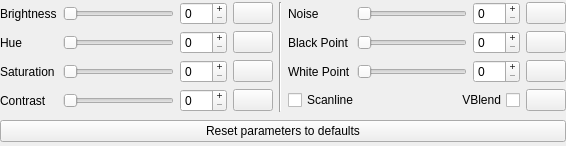
<?xml version="1.0" encoding="UTF-8"?>
<ui version="4.0">
 <class>wdgNTSCNESRGBLMP88959Filter</class>
 <widget class="QWidget" name="wdgNTSCNESRGBLMP88959Filter">
  <property name="geometry">
   <rect>
    <x>0</x>
    <y>0</y>
    <width>566</width>
    <height>146</height>
   </rect>
  </property>
  <property name="windowTitle">
   <string notr="true">wdgNTSCNESRGBLMP88959Filter</string>
  </property>
  <layout class="QVBoxLayout" name="verticalLayout_wdgNTSCCRTLMP88959Filter">
   <property name="leftMargin">
    <number>0</number>
   </property>
   <property name="topMargin">
    <number>0</number>
   </property>
   <property name="rightMargin">
    <number>0</number>
   </property>
   <property name="bottomMargin">
    <number>0</number>
   </property>
   <item>
    <layout class="QGridLayout" name="gridLayout_parameters">
     <item row="0" column="6">
      <widget class="QSlider" name="horizontalSlider_Noise">
       <property name="minimum">
        <number>0</number>
       </property>
       <property name="maximum">
        <number>255</number>
       </property>
       <property name="orientation">
        <enum>Qt::Horizontal</enum>
       </property>
      </widget>
     </item>
     <item row="0" column="4" rowspan="4">
      <widget class="Line" name="line">
       <property name="orientation">
        <enum>Qt::Vertical</enum>
       </property>
      </widget>
     </item>
     <item row="1" column="5">
      <widget class="QLabel" name="label_Black_Point">
       <property name="text">
        <string>Black Point</string>
       </property>
       <property name="alignment">
        <set>Qt::AlignLeading|Qt::AlignLeft|Qt::AlignVCenter</set>
       </property>
      </widget>
     </item>
     <item row="0" column="0">
      <widget class="QLabel" name="label_Brightness">
       <property name="text">
        <string>Brightness</string>
       </property>
       <property name="alignment">
        <set>Qt::AlignLeading|Qt::AlignLeft|Qt::AlignVCenter</set>
       </property>
      </widget>
     </item>
     <item row="2" column="7">
      <widget class="QSpinBox" name="spinBox_White_Point">
       <property name="buttonSymbols">
        <enum>QAbstractSpinBox::PlusMinus</enum>
       </property>
       <property name="maximum">
        <number>255</number>
       </property>
       <property name="value">
        <number>0</number>
       </property>
      </widget>
     </item>
     <item row="0" column="2">
      <widget class="QSpinBox" name="spinBox_Brightness">
       <property name="buttonSymbols">
        <enum>QAbstractSpinBox::PlusMinus</enum>
       </property>
       <property name="maximum">
        <number>100</number>
       </property>
      </widget>
     </item>
     <item row="0" column="7">
      <widget class="QSpinBox" name="spinBox_Noise">
       <property name="buttonSymbols">
        <enum>QAbstractSpinBox::PlusMinus</enum>
       </property>
       <property name="maximum">
        <number>255</number>
       </property>
       <property name="value">
        <number>0</number>
       </property>
      </widget>
     </item>
     <item row="0" column="8">
      <widget class="themePushButton" name="pushButton_Noise">
       <property name="text">
        <string notr="true"/>
       </property>
       <property name="icon">
        <iconset resource="resources.qrc">
         <normaloff>:/icon/icons/default.svgz</normaloff>:/icon/icons/default.svgz</iconset>
       </property>
      </widget>
     </item>
     <item row="3" column="8">
      <widget class="themePushButton" name="pushButton_Scanline_VBlend">
       <property name="text">
        <string notr="true"/>
       </property>
       <property name="icon">
        <iconset resource="resources.qrc">
         <normaloff>:/icon/icons/default.svgz</normaloff>:/icon/icons/default.svgz</iconset>
       </property>
      </widget>
     </item>
     <item row="1" column="7">
      <widget class="QSpinBox" name="spinBox_Black_Point">
       <property name="buttonSymbols">
        <enum>QAbstractSpinBox::PlusMinus</enum>
       </property>
       <property name="maximum">
        <number>100</number>
       </property>
       <property name="value">
        <number>0</number>
       </property>
      </widget>
     </item>
     <item row="2" column="2">
      <widget class="QSpinBox" name="spinBox_Saturation">
       <property name="buttonSymbols">
        <enum>QAbstractSpinBox::PlusMinus</enum>
       </property>
       <property name="maximum">
        <number>50</number>
       </property>
      </widget>
     </item>
     <item row="1" column="0">
      <widget class="QLabel" name="label_Hue">
       <property name="text">
        <string>Hue</string>
       </property>
       <property name="alignment">
        <set>Qt::AlignLeading|Qt::AlignLeft|Qt::AlignVCenter</set>
       </property>
      </widget>
     </item>
     <item row="2" column="6">
      <widget class="QSlider" name="horizontalSlider_White_Point">
       <property name="maximum">
        <number>255</number>
       </property>
       <property name="orientation">
        <enum>Qt::Horizontal</enum>
       </property>
      </widget>
     </item>
     <item row="3" column="0">
      <widget class="QLabel" name="label_Contrast">
       <property name="text">
        <string>Contrast</string>
       </property>
       <property name="alignment">
        <set>Qt::AlignLeading|Qt::AlignLeft|Qt::AlignVCenter</set>
       </property>
      </widget>
     </item>
     <item row="1" column="8">
      <widget class="themePushButton" name="pushButton_Black_Point">
       <property name="text">
        <string notr="true"/>
       </property>
       <property name="icon">
        <iconset resource="resources.qrc">
         <normaloff>:/icon/icons/default.svgz</normaloff>:/icon/icons/default.svgz</iconset>
       </property>
      </widget>
     </item>
     <item row="1" column="2">
      <widget class="QSpinBox" name="spinBox_Hue">
       <property name="buttonSymbols">
        <enum>QAbstractSpinBox::PlusMinus</enum>
       </property>
       <property name="maximum">
        <number>255</number>
       </property>
      </widget>
     </item>
     <item row="3" column="2">
      <widget class="QSpinBox" name="spinBox_Contrast">
       <property name="buttonSymbols">
        <enum>QAbstractSpinBox::PlusMinus</enum>
       </property>
       <property name="maximum">
        <number>255</number>
       </property>
      </widget>
     </item>
     <item row="0" column="3">
      <widget class="themePushButton" name="pushButton_Brightness">
       <property name="text">
        <string notr="true"/>
       </property>
       <property name="icon">
        <iconset resource="resources.qrc">
         <normaloff>:/icon/icons/default.svgz</normaloff>:/icon/icons/default.svgz</iconset>
       </property>
      </widget>
     </item>
     <item row="3" column="1">
      <widget class="QSlider" name="horizontalSlider_Contrast">
       <property name="maximum">
        <number>255</number>
       </property>
       <property name="orientation">
        <enum>Qt::Horizontal</enum>
       </property>
      </widget>
     </item>
     <item row="0" column="1">
      <widget class="QSlider" name="horizontalSlider_Brightness">
       <property name="maximum">
        <number>100</number>
       </property>
       <property name="orientation">
        <enum>Qt::Horizontal</enum>
       </property>
      </widget>
     </item>
     <item row="1" column="1">
      <widget class="QSlider" name="horizontalSlider_Hue">
       <property name="maximum">
        <number>255</number>
       </property>
       <property name="orientation">
        <enum>Qt::Horizontal</enum>
       </property>
      </widget>
     </item>
     <item row="3" column="3">
      <widget class="themePushButton" name="pushButton_Contrast">
       <property name="text">
        <string notr="true"/>
       </property>
       <property name="icon">
        <iconset resource="resources.qrc">
         <normaloff>:/icon/icons/default.svgz</normaloff>:/icon/icons/default.svgz</iconset>
       </property>
      </widget>
     </item>
     <item row="2" column="8">
      <widget class="themePushButton" name="pushButton_White_Point">
       <property name="text">
        <string notr="true"/>
       </property>
       <property name="icon">
        <iconset resource="resources.qrc">
         <normaloff>:/icon/icons/default.svgz</normaloff>:/icon/icons/default.svgz</iconset>
       </property>
      </widget>
     </item>
     <item row="2" column="1">
      <widget class="QSlider" name="horizontalSlider_Saturation">
       <property name="maximum">
        <number>50</number>
       </property>
       <property name="orientation">
        <enum>Qt::Horizontal</enum>
       </property>
      </widget>
     </item>
     <item row="0" column="5">
      <widget class="QLabel" name="label_Noise">
       <property name="text">
        <string>Noise</string>
       </property>
       <property name="alignment">
        <set>Qt::AlignLeading|Qt::AlignLeft|Qt::AlignVCenter</set>
       </property>
      </widget>
     </item>
     <item row="2" column="5">
      <widget class="QLabel" name="label_White_Point">
       <property name="text">
        <string>White Point</string>
       </property>
       <property name="alignment">
        <set>Qt::AlignLeading|Qt::AlignLeft|Qt::AlignVCenter</set>
       </property>
      </widget>
     </item>
     <item row="3" column="5" colspan="3">
      <layout class="QHBoxLayout" name="horizontalLayout_SV">
       <item>
        <widget class="QCheckBox" name="checkBox_Scanline">
         <property name="layoutDirection">
          <enum>Qt::LeftToRight</enum>
         </property>
         <property name="text">
          <string>Scanline</string>
         </property>
        </widget>
       </item>
       <item>
        <widget class="QCheckBox" name="checkBox_Vertical_Blend">
         <property name="layoutDirection">
          <enum>Qt::RightToLeft</enum>
         </property>
         <property name="text">
          <string>VBlend</string>
         </property>
        </widget>
       </item>
      </layout>
     </item>
     <item row="2" column="3">
      <widget class="themePushButton" name="pushButton_Saturation">
       <property name="text">
        <string notr="true"/>
       </property>
       <property name="icon">
        <iconset resource="resources.qrc">
         <normaloff>:/icon/icons/default.svgz</normaloff>:/icon/icons/default.svgz</iconset>
       </property>
      </widget>
     </item>
     <item row="2" column="0">
      <widget class="QLabel" name="label_Saturation">
       <property name="text">
        <string>Saturation</string>
       </property>
       <property name="alignment">
        <set>Qt::AlignLeading|Qt::AlignLeft|Qt::AlignVCenter</set>
       </property>
      </widget>
     </item>
     <item row="1" column="3">
      <widget class="themePushButton" name="pushButton_Hue">
       <property name="text">
        <string notr="true"/>
       </property>
       <property name="icon">
        <iconset resource="resources.qrc">
         <normaloff>:/icon/icons/default.svgz</normaloff>:/icon/icons/default.svgz</iconset>
       </property>
      </widget>
     </item>
     <item row="1" column="6">
      <widget class="QSlider" name="horizontalSlider_Black_Point">
       <property name="maximum">
        <number>100</number>
       </property>
       <property name="orientation">
        <enum>Qt::Horizontal</enum>
       </property>
      </widget>
     </item>
    </layout>
   </item>
   <item>
    <widget class="themePushButton" name="pushButton_NTSC_Parameters_reset">
     <property name="text">
      <string>Reset parameters to defaults</string>
     </property>
     <property name="icon">
      <iconset resource="resources.qrc">
       <normaloff>:/icon/icons/overscan_default.svgz</normaloff>:/icon/icons/overscan_default.svgz</iconset>
     </property>
    </widget>
   </item>
  </layout>
 </widget>
 <customwidgets>
  <customwidget>
   <class>themePushButton</class>
   <extends>QPushButton</extends>
   <header>theme.hpp</header>
  </customwidget>
 </customwidgets>
 <tabstops>
  <tabstop>horizontalSlider_Brightness</tabstop>
  <tabstop>spinBox_Brightness</tabstop>
  <tabstop>pushButton_Brightness</tabstop>
  <tabstop>horizontalSlider_Hue</tabstop>
  <tabstop>spinBox_Hue</tabstop>
  <tabstop>pushButton_Hue</tabstop>
  <tabstop>horizontalSlider_Saturation</tabstop>
  <tabstop>spinBox_Saturation</tabstop>
  <tabstop>pushButton_Saturation</tabstop>
  <tabstop>horizontalSlider_Contrast</tabstop>
  <tabstop>spinBox_Contrast</tabstop>
  <tabstop>pushButton_Contrast</tabstop>
  <tabstop>horizontalSlider_Noise</tabstop>
  <tabstop>spinBox_Noise</tabstop>
  <tabstop>pushButton_Noise</tabstop>
  <tabstop>horizontalSlider_Black_Point</tabstop>
  <tabstop>spinBox_Black_Point</tabstop>
  <tabstop>pushButton_Black_Point</tabstop>
  <tabstop>horizontalSlider_White_Point</tabstop>
  <tabstop>spinBox_White_Point</tabstop>
  <tabstop>pushButton_White_Point</tabstop>
  <tabstop>checkBox_Scanline</tabstop>
  <tabstop>checkBox_Vertical_Blend</tabstop>
  <tabstop>pushButton_NTSC_Parameters_reset</tabstop>
 </tabstops>
 <resources>
  <include location="resources.qrc"/>
 </resources>
 <connections/>
</ui>
